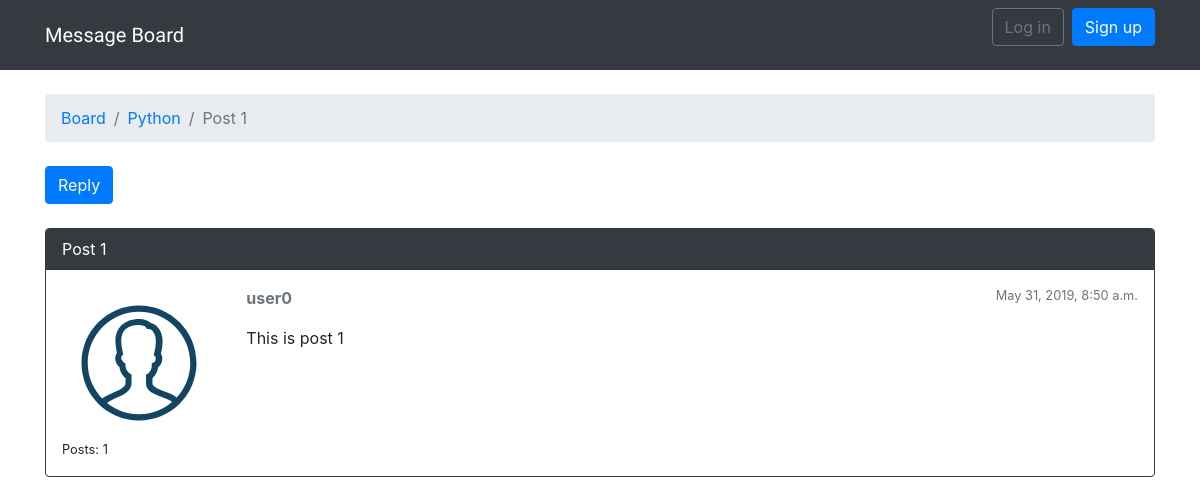
The app's page /boards/1/topics/1/, older data.
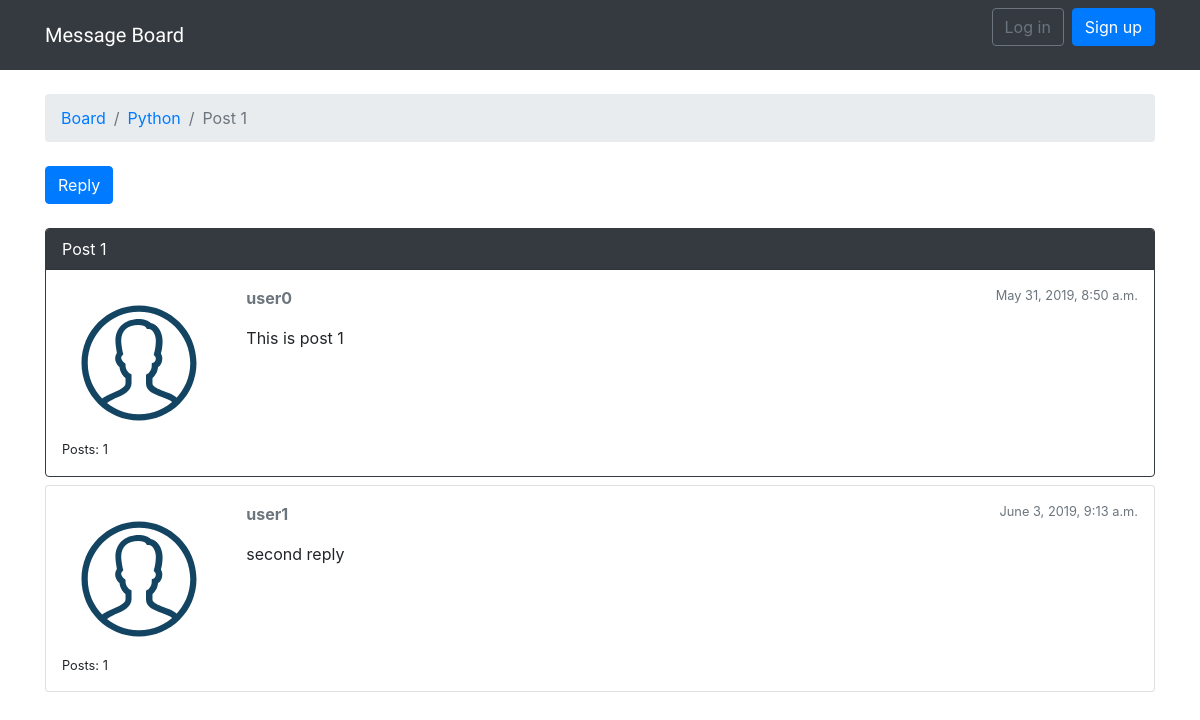
The same page, newer data.
### boards/models.py (models this page shows, shortened)
class Topic(models.Model):
	subject = models.CharField(max_length=255)
	last_updated = models.DateTimeField(auto_now_add=True)
	board = models.ForeignKey(Board, related_name='topics', on_delete=models.PROTECT)
	starter = models.ForeignKey(User, related_name='topics', on_delete=models.PROTECT)
	views = models.PositiveIntegerField(default=0)

class Board(models.Model):
	name = models.CharField(max_length=30, unique=True)
	description = models.CharField(max_length=100)

class Post(models.Model):
	message = models.TextField(max_length=4000)
	topic = models.ForeignKey(Topic, related_name='posts', on_delete=models.PROTECT)
	created_at = models.DateTimeField(auto_now_add=True)
	updated_at = models.DateTimeField(null=True)
	created_by = models.ForeignKey(User, related_name='posts', on_delete=models.PROTECT)
	updated_by = models.ForeignKey(User, null=True, related_name='+', on_delete=models.PROTECT)

### boards/views.py (the view)
# urls.py: url(r'^boards/(?P<pk>\d+)/topics/(?P<topic_pk>\d+)/$', views.topic_posts, name='topic_posts'),
def topic_posts(request, pk, topic_pk):
	topic = get_object_or_404(Topic, board__pk=pk, pk=topic_pk)
	topic.views += 1
	topic.save()
	return render(request, 'topic_posts.html', {'topic': topic})

### templates/topic_posts.html (shortened to what this page needs)
{% extends 'base.html' %}
{% load static %}
{% block breadcrumb %}
  <li class="breadcrumb-item"><a href="{% url 'home' %}">Board</a></li>
  <li class="breadcrumb-item"><a href="{% url 'board_topics' topic.board.pk %}">{{ topic.board.name }}</a></li>
  <li class="breadcrumb-item active">{{ topic.subject }}</li>
{% endblock %}
{% block content %}
    <div class="mb-4">
    <a href="#" class="btn btn-primary" role="button">Reply</a>
  </div>
  {% for post in topic.posts.all %}
    <div class="card mb-2 {% if forloop.first %}border-dark{% endif %}">
      {% if forloop.first %}
        <div class="card-header text-white bg-dark py-2 px-3">{{ topic.subject }}</div>
      {% endif %}
      <div class="card-body p-3">
        <div class="row">
          <div class="col-2">
            <img src="{% static 'img/avatar.svg' %}" alt="{{ post.created_by.username }}" class="w-100">
            <small>Posts: {{ post.created_by.posts.count }}</small>
          </div>
          <div class="col-10">
            <div class="row mb-3">
              <div class="col-6">
                <strong class="text-muted">{{ post.created_by.username }}</strong>
              </div>
              <div class="col-6 text-right">
                <small class="text-muted">{{ post.created_at }}</small>
              </div>
            </div>
            {{ post.message }}
          </div>
        </div>
      </div>
    </div>
  {% endfor %}
{% endblock %}

### templates/base.html (shortened to what this page needs)
{% load static %}
<html>
  <head>
    <link rel="stylesheet" href="{% static 'css/bootstrap.min.css' %}">
    <link rel="stylesheet" href="{% static 'css/app.css' %}">
  </head>
  <body>
    {% block body %}
      <nav class="navbar navbar-expand-sm navbar-dark bg-dark">
          <div class="container">
            <a class="navbar-brand" href="{% url 'home' %}">Message Board</a>
            <div class="collapse navbar-collapse" id="mainMenu">
              {% if user.is_authenticated %}
                <ul class="navbar-nav ml-auto">
                  <li class="nav-item dropdown">
                    <a class="nav-link dropdown-toggle" href="#" id="userMenu" data-toggle="dropdown" aria-haspopup="true" aria-expanded="false">
                      {{ user.username }}
                    </a>
                    <div class="dropdown-menu dropdown-menu-right" aria-labelledby="userMenu">
                      <a class="dropdown-item" href="#">My account</a>
                      <a class="dropdown-item" href="#">Change password</a>
                      <div class="dropdown-divider"></div>
                      <a class="dropdown-item" href="{% url 'logout' %}">Log out</a>
                    </div>
                  </li>
                </ul>
              {% else %}
                <form class="form-inline ml-auto">
                  <a href="{% url 'login' %}" class="btn btn-outline-secondary">Log in</a>
                  <a href="{% url 'signup' %}" class="btn btn-primary ml-2">Sign up</a>
                </form>
              {% endif %}
            </div>
          </div>
        </nav>
      <div class="container">
        <ol class="breadcrumb my-4">
          {% block breadcrumb %}
          {% endblock %}
        </ol>
        {% block content %}
        {% endblock %}
      </div>
    {% endblock body %}
  </body>
</html>

### static/css/app.css (style rules this page uses)
.navbar-brand { font-family: 'Peralta', cursive; }

Row changes from the older to the newer data that the page shows:
added Post: created_by.posts.count "1", created_by.username "user1", created_at "June 3, 2019, 9:13 a.m.", message "second reply"
